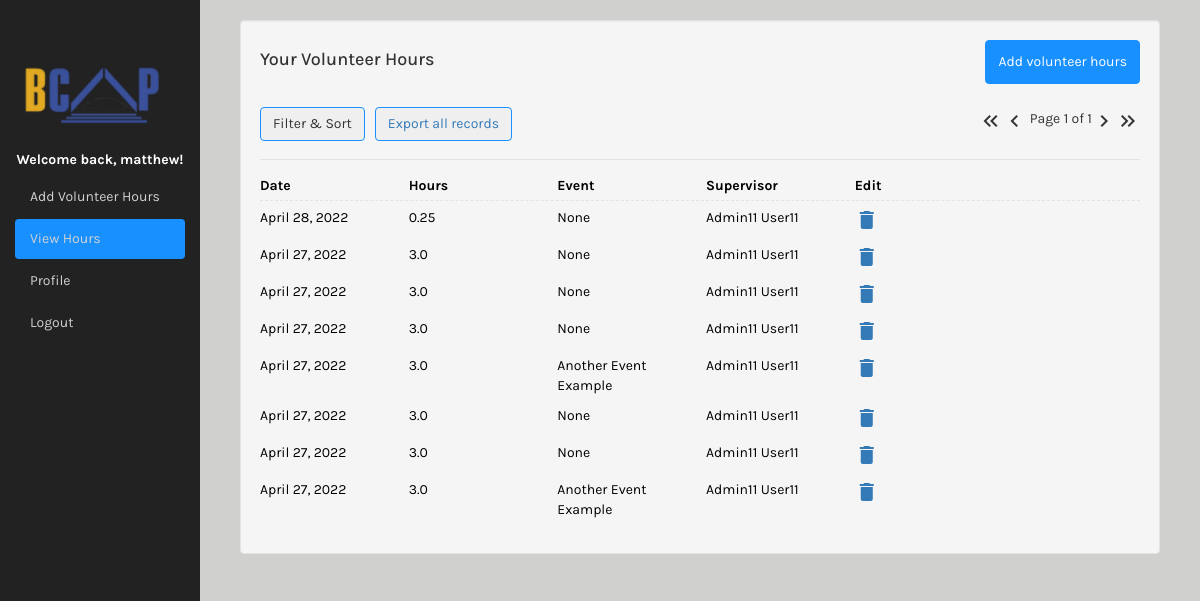
Page /history/ (signed in) on the earlier database version.
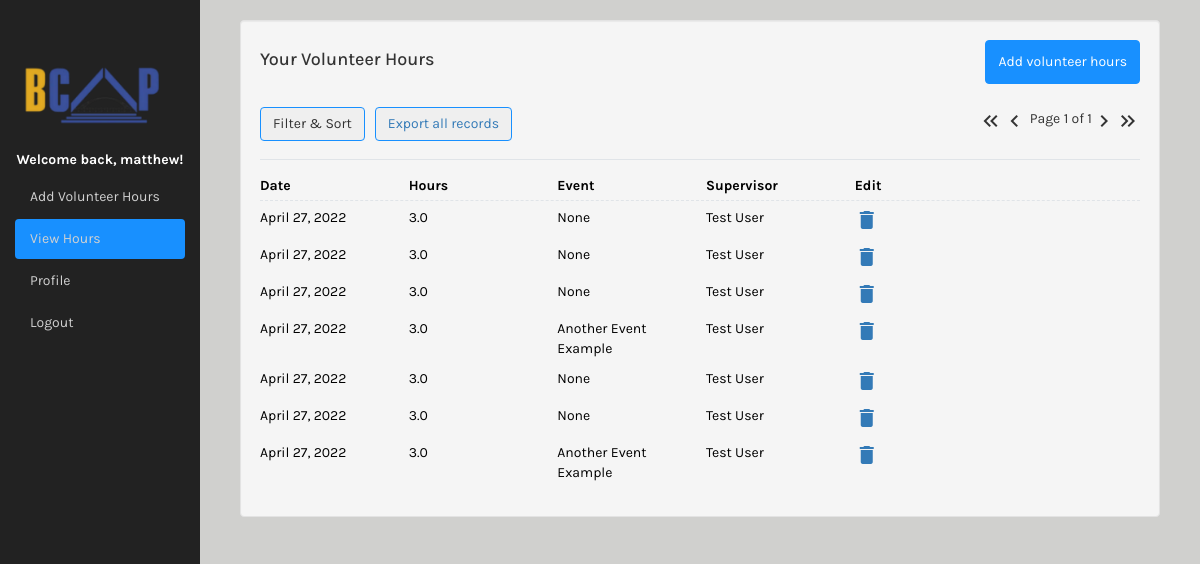
Same page on the later database version.
### bcap373_app/models.py (models this page shows, shortened)
class VolunteerRecord(models.Model):
	activity = models.ForeignKey(EventModel, on_delete=models.SET_NULL, null=True)
	hours = models.FloatField(blank=False)
	date = models.DateField(auto_now=False, auto_now_add=False, blank=False)
	supervisor = models.ForeignKey(User, on_delete=models.SET_NULL, null=True, limit_choices_to={'is_staff': True}, related_name='supervisor')
	description = models.CharField(max_length=1000, blank=True, default='')
	owner = models.ForeignKey(User, on_delete=models.CASCADE, blank=True, null=True)
	class Meta:
		ordering = ["-date"]

class Profile(models.Model):
	user = models.OneToOneField(User, on_delete=models.CASCADE)
	phone = models.CharField(max_length=20, blank=True,
		help_text="Please enter your phone number in the following format: (XXX) XXX-XXXX")
	birth_date = models.DateField(null=True, blank=True)
	waiver = models.CharField(null=True, blank=True, max_length=300, help_text="If you have this user's waiver on file, please indicate this in this box (and give a link to where it can be found, e.g. on Google Drive)")
	def __str__(self):
		return "{} {}".format(self.user.first_name, self.user.last_name)

class EventModel(models.Model):
	name = models.CharField(max_length=256, blank=False)
	event_supervisor = models.ForeignKey(User, on_delete=models.SET_NULL, null=True, blank=True, limit_choices_to={'is_staff': True}, related_name='event_supervisor')
	created_at = models.DateTimeField(auto_now_add=True)
	class Meta:
		ordering = ["-created_at"]
	def __str__(self):
		return self.name

### bcap373_app/views.py (the view, shortened to what this page needs)
# urls.py: path('history/', views.history, name="history"),
@login_required
def history(request):
   current_user = request.user
   title = ''
   person_id = request.GET.get('owner', '')
   running_total = 0
   if person_id == '':
      if current_user.is_staff:
         title = 'All Volunteer Hours'
         records = VolunteerRecord.objects.all()
      else:
         title = 'Your Volunteer Hours'
         records = VolunteerRecord.objects.filter(owner = current_user)
   running_total = sum(rec.hours for rec in records)
   myFilter = HistoryFilter(request.GET, queryset=records)
   records = myFilter.qs
   paginator = Paginator(records, settings.PAGINATOR_COUNT)
   page_number = request.GET.get('page')
   page_obj = paginator.get_page(page_number)
   return render(request, "history.html", {"page_obj" : page_obj, "running_total": running_total, "title": title, "id":person_id, 'myFilter': myFilter})

### bcap373_app/models.py (called while the page is built)
def get_user_name(self):
	uid = self.id
	profile = Profile.objects.get(id=uid)
	return str(profile).title()

### templates/history.html (shortened to what the changed rows need)
{% extends "base.html" %}
{% load static %}
{% load template_tags %}
{% block pageContent %}
<div class="col-sm custom-grid">
    <div class="well">
        <div>
            <ul class="data-frame">
                {% for r in page_obj %}
                    <li class="data-item">
                        <dl class="data-grid-6">
                            <dd class="date">{{ r.date }}</dd>
                            <dd class="hours">{{ r.hours }}</dd>
                            <dd class="activity">{{ r.activity }}</dd>
                            {% if user.is_staff and r.supervisor != None %}
                                <dd class="supervisor"><a href="/view_user/?user={{r.supervisor.id}}">{{ r.supervisor }}</a></dd>
                            {% else %}
                                <dd class="supervisor">{{ r.supervisor }}</dd>
                            {% endif %}
                            {% if user.is_staff %}
                                <li><a href="/edit_individual_hours/?id={{r.id}}"><i class="material-icons md-48">edit</i></a></li>
                            {% else %}
                                <li><a href="/delete_volunteer_record/?id={{r.id}}" onclick="return confirm('Are you sure you would like to delete this volunteer record?')"><i class="material-icons md-48">delete</i></a></li>
                            {% endif %}
                        </dl>
                    </li>
                {% endfor %}
            </ul>
        </div>
    </div>
</div>
</html>
{% endblock %}

Differences in the rows shown:
no longer on this page (row edited): VolunteerRecord: date "April 28, 2022", hours "0.25", activity "None", supervisor "Admin11 User11"
changed through a linked row, VolunteerRecord (number 1 of 7 on the later page): supervisor "Admin11 User11" → "Test User"
changed through a linked row, VolunteerRecord (number 2 of 7 on the later page): supervisor "Admin11 User11" → "Test User"
changed through a linked row, VolunteerRecord (number 3 of 7 on the later page): supervisor "Admin11 User11" → "Test User"
changed through a linked row, VolunteerRecord (number 4 of 7 on the later page): supervisor "Admin11 User11" → "Test User"
changed through a linked row, VolunteerRecord (number 5 of 7 on the later page): supervisor "Admin11 User11" → "Test User"
changed through a linked row, VolunteerRecord (number 6 of 7 on the later page): supervisor "Admin11 User11" → "Test User"
changed through a linked row, VolunteerRecord (number 7 of 7 on the later page): supervisor "Admin11 User11" → "Test User"
